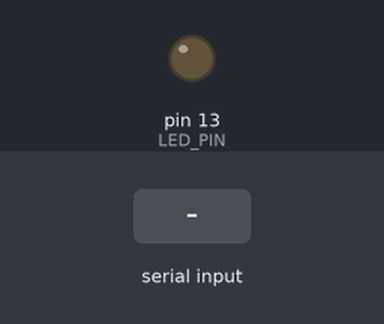
A sketch run on a simulated Arduino Uno, built with avr-gcc and run on an emulated ATmega328P. Shown: output pins drawn as LEDs (lit = HIGH). The inputs (shaded band) are chosen by the test bench.

Above: at 1.2 s.
1.3 s: "1" received over Serial
At 2.5 s:
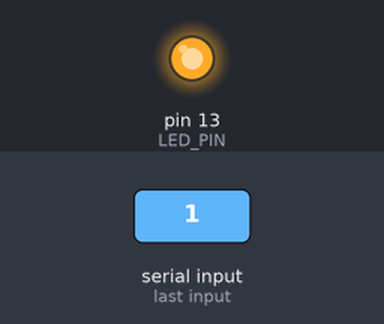
2.8 s: "0" received over Serial
At 3.6 s:
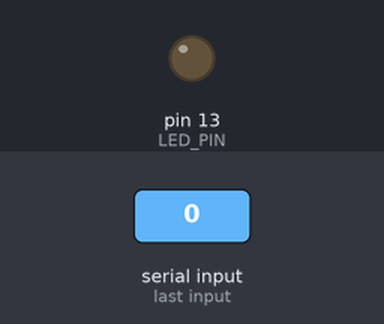
Timing chart, 0 to 5.8 s (numbered marks = the images above; inputs shaded):
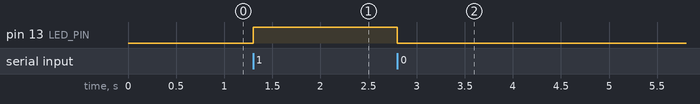

Measured:
- after the input at 1.3 s, pin 13 (LED_PIN): LOW → HIGH at once
- after the input at 2.8 s, pin 13 (LED_PIN): HIGH → LOW at once

The sketch:

lo_blink.ino
```cpp
#define BAUDRATE 115200
#define LED_PIN 13

void setup() {
  Serial.begin(BAUDRATE);
  pinMode(LED_PIN, OUTPUT);
}

void loop() {
  int c;
  if( (c = Serial.read()) != -1){
    switch(c){
      case '0':
        digitalWrite(LED_PIN, LOW);
      break;
      case '1':
        digitalWrite(LED_PIN, HIGH);
      break;
      case 'r':
        Serial.println(digitalRead(LED_PIN));
      break;
    }
  }
}
```
